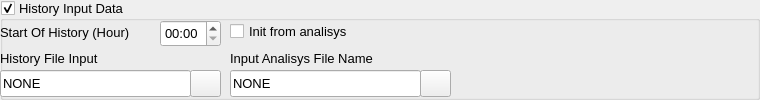
     <widget class="QGroupBox" name="groupBox_8">
      <property name="geometry">
       <rect>
        <x>10</x>
        <y>440</y>
        <width>760</width>
        <height>100</height>
       </rect>
      </property>
      <property name="font">
       <font>
        <family>Arial</family>
        <pointsize>10</pointsize>
        <weight>50</weight>
        <bold>false</bold>
       </font>
      </property>
      <property name="title">
       <string>History Input Data</string>
      </property>
      <property name="checkable">
       <bool>true</bool>
      </property>
      <widget class="QLineEdit" name="histFilelineEdit">
       <property name="geometry">
        <rect>
         <x>0</x>
         <y>70</y>
         <width>191</width>
         <height>27</height>
        </rect>
       </property>
       <property name="font">
        <font>
         <family>Arial</family>
         <pointsize>10</pointsize>
         <weight>50</weight>
         <bold>false</bold>
        </font>
       </property>
       <property name="text">
        <string>NONE</string>
       </property>
      </widget>
      <widget class="QDateTimeEdit" name="HistdateTimeEdit">
       <property name="geometry">
        <rect>
         <x>160</x>
         <y>20</y>
         <width>61</width>
         <height>27</height>
        </rect>
       </property>
       <property name="font">
        <font>
         <family>Arial</family>
         <pointsize>10</pointsize>
         <weight>50</weight>
         <bold>false</bold>
        </font>
       </property>
       <property name="displayFormat">
        <string>HH:mm</string>
       </property>
      </widget>
      <widget class="QLabel" name="label_33">
       <property name="geometry">
        <rect>
         <x>0</x>
         <y>50</y>
         <width>111</width>
         <height>17</height>
        </rect>
       </property>
       <property name="font">
        <font>
         <family>Arial</family>
         <pointsize>10</pointsize>
         <weight>50</weight>
         <bold>false</bold>
        </font>
       </property>
       <property name="text">
        <string>History File Input</string>
       </property>
      </widget>
      <widget class="QLabel" name="label_11">
       <property name="geometry">
        <rect>
         <x>0</x>
         <y>20</y>
         <width>140</width>
         <height>20</height>
        </rect>
       </property>
       <property name="font">
        <font>
         <family>Arial</family>
         <pointsize>10</pointsize>
         <weight>50</weight>
         <bold>false</bold>
        </font>
       </property>
       <property name="text">
        <string>Start Of History (Hour)</string>
       </property>
       <property name="alignment">
        <set>Qt::AlignBottom|Qt::AlignLeading|Qt::AlignLeft</set>
       </property>
      </widget>
      <widget class="QCheckBox" name="ifacheckBox">
       <property name="geometry">
        <rect>
         <x>230</x>
         <y>20</y>
         <width>141</width>
         <height>22</height>
        </rect>
       </property>
       <property name="font">
        <font>
         <family>Arial</family>
         <pointsize>10</pointsize>
         <weight>50</weight>
         <bold>false</bold>
        </font>
       </property>
       <property name="text">
        <string>Init from analisys</string>
       </property>
      </widget>
      <widget class="QLabel" name="label_147">
       <property name="geometry">
        <rect>
         <x>230</x>
         <y>50</y>
         <width>181</width>
         <height>17</height>
        </rect>
       </property>
       <property name="font">
        <font>
         <family>Arial</family>
         <pointsize>10</pointsize>
         <weight>50</weight>
         <bold>false</bold>
        </font>
       </property>
       <property name="text">
        <string>Input Analisys File Name</string>
       </property>
      </widget>
      <widget class="QPushButton" name="sf01Button">
       <property name="geometry">
        <rect>
         <x>190</x>
         <y>70</y>
         <width>31</width>
         <height>27</height>
        </rect>
       </property>
       <property name="font">
        <font>
         <family>Arial</family>
         <pointsize>10</pointsize>
         <weight>50</weight>
         <bold>false</bold>
        </font>
       </property>
       <property name="text">
        <string/>
       </property>
       <property name="icon">
        <iconset>
         <normaloff>../../../../home/denis/.designer/backup/file.ico</normaloff>../../../../home/denis/.designer/backup/file.ico</iconset>
       </property>
      </widget>
      <widget class="QPushButton" name="HisAnalpushButton">
       <property name="geometry">
        <rect>
         <x>420</x>
         <y>70</y>
         <width>31</width>
         <height>27</height>
        </rect>
       </property>
       <property name="font">
        <font>
         <family>Arial</family>
         <pointsize>10</pointsize>
         <weight>50</weight>
         <bold>false</bold>
        </font>
       </property>
       <property name="text">
        <string/>
       </property>
       <property name="icon">
        <iconset>
         <normaloff>../../../../home/denis/.designer/backup/file.ico</normaloff>../../../../home/denis/.designer/backup/file.ico</iconset>
       </property>
      </widget>
      <widget class="QLineEdit" name="hisAnaltFilelineEdit">
       <property name="geometry">
        <rect>
         <x>230</x>
         <y>70</y>
         <width>191</width>
         <height>27</height>
        </rect>
       </property>
       <property name="font">
        <font>
         <family>Arial</family>
         <pointsize>10</pointsize>
         <weight>50</weight>
         <bold>false</bold>
        </font>
       </property>
       <property name="text">
        <string>NONE</string>
       </property>
      </widget>
     </widget>
